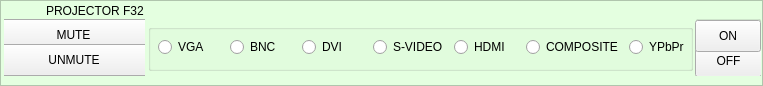
<?xml version="1.0" encoding="UTF-8"?>
<ui version="4.0">
 <class>Projector</class>
 <widget class="QWidget" name="Projector">
  <property name="geometry">
   <rect>
    <x>0</x>
    <y>0</y>
    <width>763</width>
    <height>86</height>
   </rect>
  </property>
  <property name="windowTitle">
   <string>Form</string>
  </property>
  <widget class="QWidget" name="layoutWidget">
   <property name="geometry">
    <rect>
     <x>3</x>
     <y>2</y>
     <width>141</width>
     <height>18</height>
    </rect>
   </property>
   <layout class="QHBoxLayout" name="horizontalLayout">
    <item>
     <widget class="QLabel" name="pj_status_icon">
      <property name="text">
       <string/>
      </property>
      <property name="pixmap">
       <pixmap resource="ressources.qrc">:/icons/img/ko.png</pixmap>
      </property>
     </widget>
    </item>
    <item>
     <widget class="QLabel" name="lblPj">
      <property name="styleSheet">
       <string notr="true"/>
      </property>
      <property name="text">
       <string>&lt;html&gt;&lt;head/&gt;&lt;body&gt;&lt;p&gt;PROJECTOR F32&lt;/p&gt;&lt;/body&gt;&lt;/html&gt;</string>
      </property>
     </widget>
    </item>
   </layout>
  </widget>
  <widget class="QGroupBox" name="groupBox">
   <property name="geometry">
    <rect>
     <x>148</x>
     <y>24</y>
     <width>545</width>
     <height>47</height>
    </rect>
   </property>
   <property name="title">
    <string/>
   </property>
   <widget class="QWidget" name="layoutWidget_2">
    <property name="geometry">
     <rect>
      <x>10</x>
      <y>6</y>
      <width>537</width>
      <height>35</height>
     </rect>
    </property>
    <layout class="QHBoxLayout" name="horizontalLayout_6">
     <item>
      <widget class="QRadioButton" name="src_vga">
       <property name="text">
        <string>VGA</string>
       </property>
      </widget>
     </item>
     <item>
      <widget class="QRadioButton" name="src_bnc">
       <property name="text">
        <string>BNC</string>
       </property>
      </widget>
     </item>
     <item>
      <widget class="QRadioButton" name="src_dvi">
       <property name="autoFillBackground">
        <bool>false</bool>
       </property>
       <property name="text">
        <string>DVI</string>
       </property>
       <property name="checkable">
        <bool>true</bool>
       </property>
       <property name="checked">
        <bool>false</bool>
       </property>
      </widget>
     </item>
     <item>
      <widget class="QRadioButton" name="src_svideo">
       <property name="text">
        <string>S-VIDEO</string>
       </property>
      </widget>
     </item>
     <item>
      <widget class="QRadioButton" name="src_hdmi">
       <property name="text">
        <string>HDMI</string>
       </property>
      </widget>
     </item>
     <item>
      <widget class="QRadioButton" name="src_comp">
       <property name="text">
        <string>COMPOSITE</string>
       </property>
      </widget>
     </item>
     <item>
      <widget class="QRadioButton" name="src_rgb">
       <property name="text">
        <string>YPbPr</string>
       </property>
      </widget>
     </item>
    </layout>
   </widget>
  </widget>
  <widget class="QGroupBox" name="groupBox_2">
   <property name="geometry">
    <rect>
     <x>4</x>
     <y>15</y>
     <width>141</width>
     <height>61</height>
    </rect>
   </property>
   <property name="title">
    <string/>
   </property>
   <property name="flat">
    <bool>true</bool>
   </property>
   <widget class="QPushButton" name="pj_mute">
    <property name="geometry">
     <rect>
      <x>-5</x>
      <y>4</y>
      <width>149</width>
      <height>32</height>
     </rect>
    </property>
    <property name="text">
     <string>MUTE</string>
    </property>
    <property name="checkable">
     <bool>true</bool>
    </property>
    <property name="autoExclusive">
     <bool>true</bool>
    </property>
   </widget>
   <widget class="QPushButton" name="pj_unmute">
    <property name="geometry">
     <rect>
      <x>-5</x>
      <y>29</y>
      <width>150</width>
      <height>32</height>
     </rect>
    </property>
    <property name="text">
     <string>UNMUTE</string>
    </property>
    <property name="checkable">
     <bool>true</bool>
    </property>
    <property name="autoExclusive">
     <bool>true</bool>
    </property>
   </widget>
  </widget>
  <widget class="QGroupBox" name="groupBox_3">
   <property name="geometry">
    <rect>
     <x>695</x>
     <y>15</y>
     <width>66</width>
     <height>61</height>
    </rect>
   </property>
   <property name="title">
    <string/>
   </property>
   <property name="flat">
    <bool>true</bool>
   </property>
   <widget class="QPushButton" name="pj_pwOff">
    <property name="geometry">
     <rect>
      <x>0</x>
      <y>30</y>
      <width>67</width>
      <height>32</height>
     </rect>
    </property>
    <property name="text">
     <string>OFF</string>
    </property>
    <property name="checkable">
     <bool>true</bool>
    </property>
    <property name="autoExclusive">
     <bool>true</bool>
    </property>
   </widget>
   <widget class="QPushButton" name="pj_pwOn">
    <property name="geometry">
     <rect>
      <x>0</x>
      <y>5</y>
      <width>66</width>
      <height>32</height>
     </rect>
    </property>
    <property name="text">
     <string>ON</string>
    </property>
    <property name="checkable">
     <bool>true</bool>
    </property>
    <property name="autoExclusive">
     <bool>true</bool>
    </property>
   </widget>
  </widget>
  <widget class="QFrame" name="frame">
   <property name="geometry">
    <rect>
     <x>0</x>
     <y>0</y>
     <width>763</width>
     <height>86</height>
    </rect>
   </property>
   <property name="styleSheet">
    <string notr="true">background-color: rgb(228, 255, 224);</string>
   </property>
   <property name="frameShape">
    <enum>QFrame::StyledPanel</enum>
   </property>
   <property name="frameShadow">
    <enum>QFrame::Raised</enum>
   </property>
  </widget>
  <zorder>frame</zorder>
  <zorder>layoutWidget</zorder>
  <zorder>groupBox</zorder>
  <zorder>groupBox_2</zorder>
  <zorder>groupBox_3</zorder>
 </widget>
 <resources>
  <include location="ressources.qrc"/>
 </resources>
 <connections/>
</ui>
